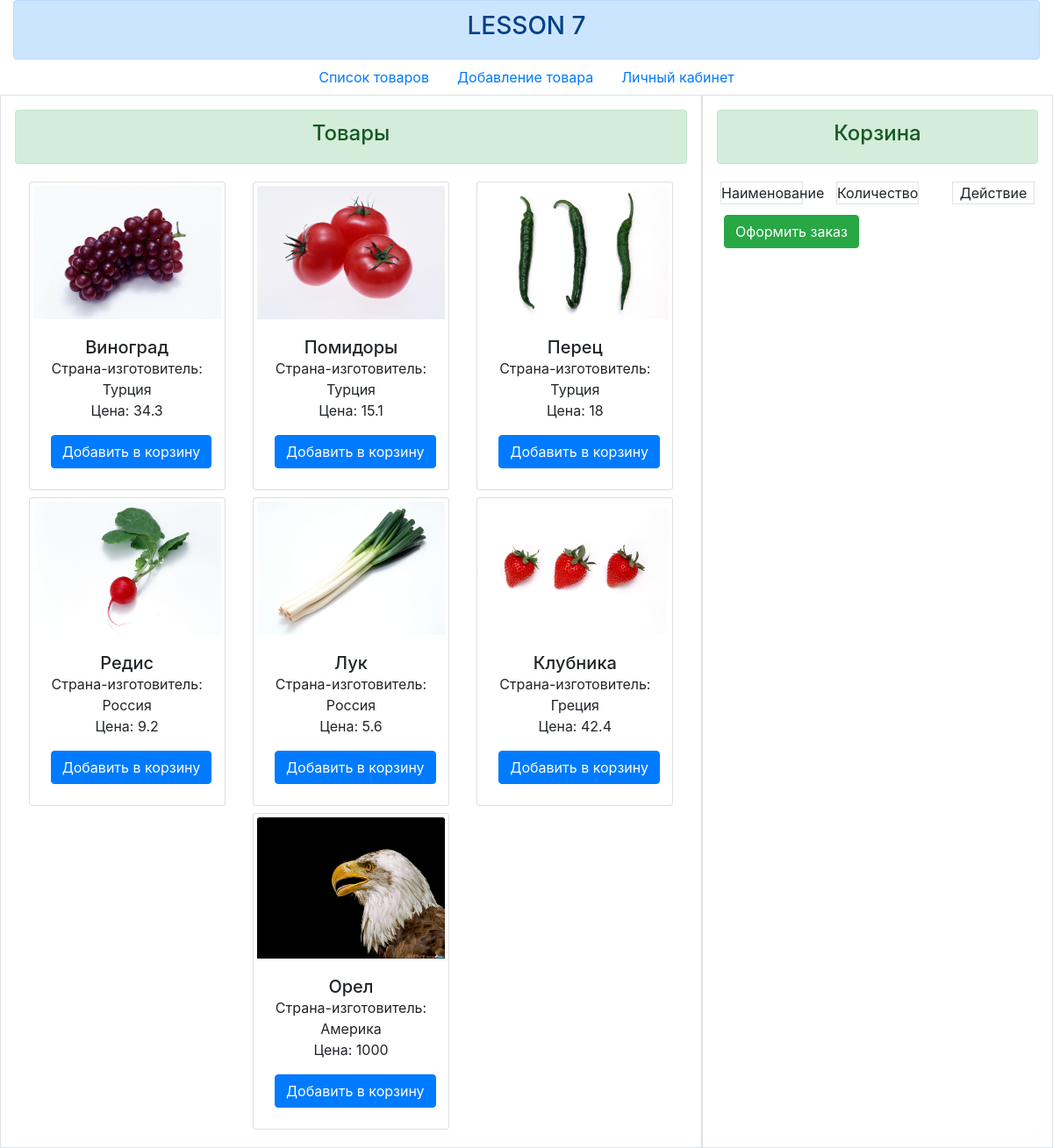
The page / on the database its author committed.
### tables this page shows
CREATE TABLE IF NOT EXISTS `goods` (
  `id` int(11) NOT NULL AUTO_INCREMENT,
  `name` varchar(255) NOT NULL,
  `country` varchar(255) NOT NULL,
  `price` float NOT NULL,
  `img` varchar(255) NOT NULL,
  PRIMARY KEY (`id`),
  UNIQUE KEY `img` (`img`),
  KEY `name` (`name`),
  KEY `country` (`country`)
);

### engine/templating.php (called while the page is built, shortened)
<?php
function render ($template,$variables){
  extract($variables,EXTR_OVERWRITE);
  include TEMPLATE_DIR . '/' . $template .'.php';
  return ob_get_clean();
};
function HTMLRender ($template,$variables){
   $content = file_get_contents(TEMPLATE_DIR . '/' . $template);
     foreach ($variables as $varName => $value) {
       $content = str_replace('{{'.$varName.'}}', $value, $content);
     }
return $content;
};

### engine/controllers.php (called while the page is built, shortened)
<?php
function runFrontController(){
  return render('goods',[]);
};

### engine/routing.php (called while the page is built, shortened)
<?php
function getControllerName (){
  $parts = explode('/',$_SERVER['REQUEST_URI']);
  $parts = array_filter($parts);
  return reset($parts) ? reset($parts): 'main';
};
function runController($controllerName){
  switch ($controllerName) {
      case 'main':
          $result = runFrontController();
          break;
  }
  return $result;
};

### engine/models.php (called while the page is built, shortened)
<?php
function getGoods(){
  global $db;
  $goodsList = [];
  $res = mysqli_query($db,'SELECT * FROM `goods`');
    while ($row = mysqli_fetch_assoc($res)) {
      $goodsList[]=$row;
    };
  return $goodsList;
};
function getCart($cartName){
  $result=[];
  $jsonCart = $_SESSION[$cartName];
  return $result;
};

### templates/goods.php (the view, shortened to what this page needs)
<div class="row">
     <div class="col-sm-8 col-xs-8 border p-3 m-0">
       <div class="alert alert-success text-center">
         <h4>Товары</h4>
       </div>
       <div class="d-flex justify-content-around flex-wrap">
         <?php  foreach(getgoods() as $good ):?>
           <?php echo HTMLRender('goodUnit.html',$good);?>
         <?php endforeach;?>
       </div>
     </div>
     <div class="col-sm-4 col-xs-4 border p-3 m-0">
         <div class="alert alert-success text-center">
           <h4>Корзина</h4>
         </div>
         <div class="row text-center">
           <div class="col-sm-4 col-xs-4">
           <div class="border m-1">Наименование</div>
           </div>
           <div class="col-sm-4 col-xs-4">
           <div class="border m-1">Количество</div>
           </div>
           <div class="col-sm-4 col-xs-4">
            <div class="border m-1">Действие</div>
           </div>
         </div>
       <form action="createOrder" method="post">
           <button class="btn btn-success m-2" type="submit">Оформить заказ</button>
       </form>
     </div>
   </div>

### public/index.php (shortened to what this page needs)
<?php
require_once '../engine/templating.php';
require_once '../engine/models.php';
require_once '../engine/controllers.php';
require_once '../engine/routing.php';
$currentController = getControllerName();
$content = runController($currentController);
echo render ('main',['content' => $content]);

### templates/main.php (shortened to what this page needs)
<!DOCTYPE html>
<html>
  <head>
    <link rel="stylesheet" href="https://maxcdn.bootstrapcdn.com/bootstrap/4.0.0/css/bootstrap.min.css">
    <link rel="stylesheet" href="css/styles.css">
  </head>
  <body class = "container-fluid">
    <div class="alert alert-primary text-center m-0" role="alert">
    <h3>LESSON 7</h3>
    </div>
    <?php require_once 'nav.php'; ?>
    <?= $content; ?>
  </body>
</html>

### templates/nav.php
<ul class="nav nav-pills justify-content-center m-0">
  <li class="nav-item">
    <a class="nav-link" href="/">Список товаров</a>
  </li>
  <li class="nav-item">
    <a class="nav-link" href="goodCard">Добавление товара</a>
  </li>
  <li class="nav-item">
    <a class="nav-link" href="login">Личный  кабинет</a>
  </li>
</ul>

### rows shown on the page
goods: img+price+country (picture), HTMLRender('goodUnit.html',$good) "Виноград Страна-изготовитель: Турция Цена: 34.3 Добавить в корзину"
goods: img+price+country (picture), HTMLRender('goodUnit.html',$good) "Помидоры Страна-изготовитель: Турция Цена: 15.1 Добавить в корзину"
goods: img+price+country (picture), HTMLRender('goodUnit.html',$good) "Перец Страна-изготовитель: Турция Цена: 18 Добавить в корзину"
goods: img+price+country (picture), HTMLRender('goodUnit.html',$good) "Редис Страна-изготовитель: Россия Цена: 9.2 Добавить в корзину"
goods: img+price+country (picture), HTMLRender('goodUnit.html',$good) "Лук Страна-изготовитель: Россия Цена: 5.6 Добавить в корзину"
goods: img+price+country (picture), HTMLRender('goodUnit.html',$good) "Клубника Страна-изготовитель: Греция Цена: 42.4 Добавить в корзину"
goods: img+price+country (picture), HTMLRender('goodUnit.html',$good) "Орел Страна-изготовитель: Америка Цена: 1000 Добавить в корзину"
